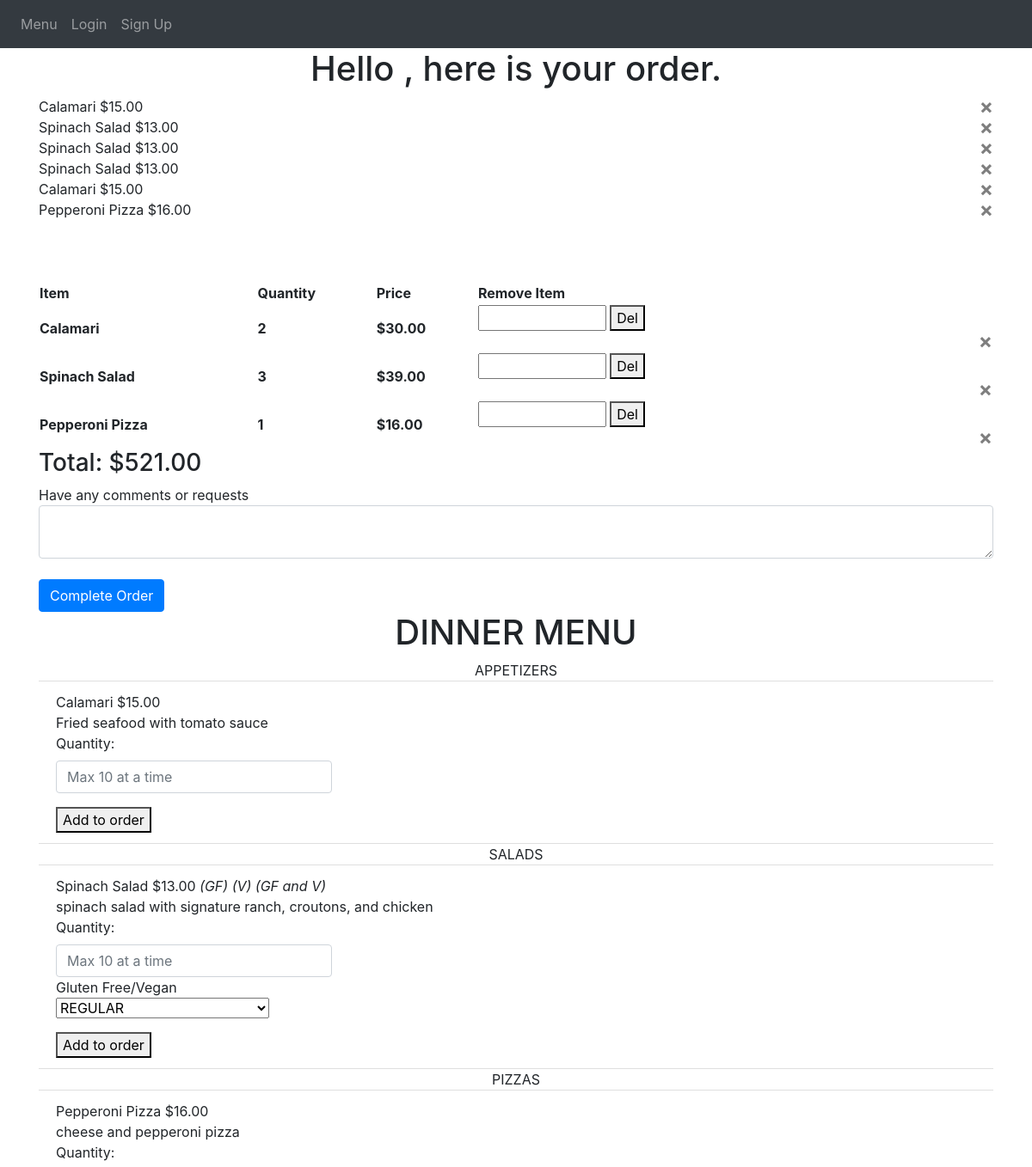
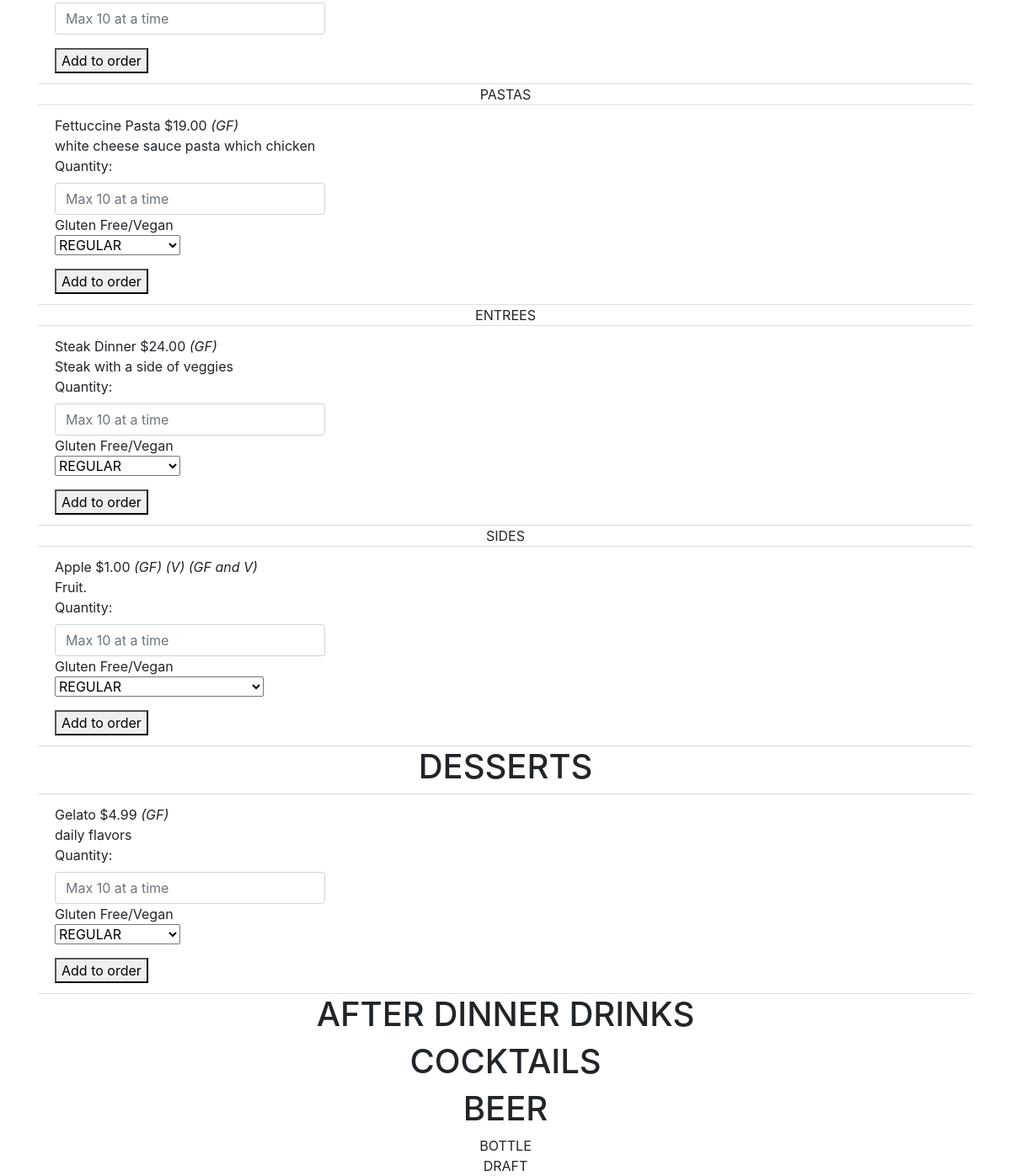
/refresh-order, run on the app's committed database (2 pictures, top to bottom).
### avanzareApp/models.py (models this page shows)
class Menu_order(db.Model):
    id = db.Column(db.Integer, primary_key=True)
    name = db.Column(db.String(150))
    price = db.Column(db.String(150))
    description = db.Column(db.String(10000))
    menu_type = db.Column(db.String(150))
    gluten_free = db.Column(db.String(150))
    vegan = db.Column(db.String(150))
    date = db.Column(db.DateTime(timezone=True), default=func.now())
    order_id = db.Column(db.Integer, db.ForeignKey('order.id'))

class Order(db.Model):
    id = db.Column(db.Integer, primary_key=True)
    name = db.Column(db.String(150))
    comment = db.Column(db.String(10000))
    total = db.Column(db.Float)
    date = db.Column(db.DateTime(timezone=True), default=func.now())
    user_id = db.Column(db.Integer, db.ForeignKey('user.id'))
    is_active = db.Column(db.String(10))
    items = db.relationship('Menu_order')

class Menu(db.Model):
    id = db.Column(db.Integer, primary_key=True)
    name = db.Column(db.String(150), unique=True)
    price = db.Column(db.String(150))
    description = db.Column(db.String(10000))
    menu_type = db.Column(db.String(150))
    gluten_free = db.Column(db.String(150))
    vegan = db.Column(db.String(150))
    date = db.Column(db.DateTime(timezone=True), default=func.now())
    user_id = db.Column(db.Integer, db.ForeignKey('user.id'))

### avanzareApp/views.py (the view, shortened to what this page needs)
@views.route('/refresh-order', methods=['GET', 'POST'])
def refresh_order():
    new_order = db.session.query(Order).order_by(Order.id.desc()).first()
    user = User.query.filter(User.email == 'headChef@gmail.com').first()
    items = Menu.query.filter_by(user_id=user.id).order_by(Menu.name).all()
    return render_template("order.html", items=items, new_order=new_order, user=current_user)

### avanzareApp/templates/order.html (shortened to what this page needs)
{% extends "base.html" %} {% block title %}Home{% endblock %}
{% block content %}
    <h1 align="center"> Hello {{ user.first_name }}, here is your order. </h1>
{% for item in new_order.items %}
    {{ item.name }}
    {% set tmp = "$" + (item.price | string) %}
    {{ tmp }}
    <button type="button" class="close" onClick="deleteOrderItem({{ item.id }})">
        <span aria-hidden="true">&times;</span>
    </button>
    <br />
{% endfor %}
{% set lst =  [] %}
<table style="width:100%">
          <tr>
              <th>Item</th>
              <th>Quantity</th>
              <th>Price</th>
              <th>Remove Item</th>
          </tr>
{% for item in new_order.items %}
    {% set count = namespace(value=0) %}
    {% set print_once = 1 %}
    {% if item.name not in lst %}
        {% for item_count in new_order.items %}
            {% if item.name == item_count.name %}
                {% set count.value = count.value + 1 %}
            {% endif %}
        {% endfor %}
        {% if print_once == 1 %}
            <tr>
            <th>{{ item.name }}</th>
            <th>{{ count.value }}</th>
            {% set tmp = (item.price | int) %}
            <th>{{ "${:,.2f}".format(count.value * tmp) }}</th>
                <th>
                    <form action="/add-to-order/{{ new_order.id }}" method="POST">
                        <input style="width: 25%"
                                type="delete_quantity"
                               id="delete_quantity"
                               name="delete_quantity"/>
                        <button>Del</button>
                    </form>
                <button type="button" class="close" onClick="deleteOrderItem({{ item.id }})">
                    <span aria-hidden="true">&times;</span>
                </button>
                </th>
            </tr>
        <br />
        {% endif %}
        {% set print_once = 1 %}
    {% endif %}
{% endfor %}
</table>
{% if "${:,.2f}".format(new_order.total) == "$-0.00" %}
   <h3>Total: $0.00</h3>
{% else %}
    <h3>Total: {{ "${:,.2f}".format(new_order.total) }}</h3>
{% endif %}
<form method="POST">
    <div>Have any comments or requests</div>
    <textarea name="comment" id="comment" class="form-control"></textarea>
    <br />
    <button type="submit" class="btn btn-primary">Complete Order</button>
</form>
    <h1 align="center"> DINNER MENU </h1>
        <ul class="list-group list-group-flush" id="items">
            {% set gf = "(GF)" %}
            {% set v = "(V)" %}
            {% set gfv = "(GF and V)" %}
            {% set print_once = 1 %}
            {% for menu in ["APPETIZERS", "SALADS", "PIZZAS", "PASTAS", "ENTREES", "SIDES", "DESSERT MENU", "AFTER DINNER DRINKS", "COCKTAILS", "BOTTLE", "DRAFT"] %}
                {% if print_once == 1 %}
                    {% if menu == "DESSERT MENU" %}
                        <h1 align="center"> DESSERTS </h1>
                        {% set print_once = 0 %}
                    {% elif menu == "AFTER DINNER DRINKS" %}
                        <h1 align="center"> AFTER DINNER DRINKS </h1>
                        {% set print_once = 0 %}
                    {% elif menu == "COCKTAILS" %}
                        <h1 align="center"> COCKTAILS </h1>
                        {% set print_once = 0 %}
                    {% elif menu == "BOTTLE" %}
                        <h1 align="center"> BEER </h1>
                        <div align="center">{{ menu }}</div>
                        {% set print_once = 0 %}
                    {% else %}
                        <div align="center">{{ menu }}</div>
                        {% set print_once = 0 %}
                    {% endif %}
                {% endif %}
              {% for item in items %}
                    {% if item.menu_type == menu %}
                      <li class="list-group-item">
                          {{ item.name }}
                          {% set tmp = "$" + (item.price | string) %}
                          {{ tmp }}
                          {% if item.gluten_free == "GLUTEN FREE" %}
                            <i>{{ gf }}</i>
                          {% endif %}
                          {% if item.vegan == "VEGAN" %}
                              <i>{{ v }}</i>
                          {% endif %}
                          {% if (item.gluten_free == "GLUTEN FREE") and (item.vegan == "VEGAN") %}
                              <i>{{ gfv }}</i>
                          {% endif %}
                          <br />
                          {{ item.description }}
                          <br />
                          <form action="/add-to-order/{{ new_order.id }}" method="POST">
                              <div class="form-group">
                                    <label for="quantity">Quantity: </label>
                                    <input  style="width: 30%"
                                            type="quantity"
                                            class="form-control"
                                            id="quantity"
                                            name="quantity"
                                            placeholder="Max 10 at a time"
                                    />
                                  {% if (item.gluten_free == "GLUTEN FREE") or (item.vegan == "VEGAN") %}
                                    <div>Gluten Free/Vegan</div>
                                    <select class="selectpicker" type="dish_accommodation" id="dish_accommodation" name="dish_accommodation">
                                      <optgroup label="CHOOSE ONE" >
                                          <option>REGULAR</option>
                                      </optgroup>
                                    </select>
                                  {% endif %}
                              </div>
                              <button>Add to order</button>
                          </form>
                      </li>
                    {% endif %}
              {% endfor %}
            {% set print_once = 1 %}
            {% endfor %}
        </ul>
{% endblock %}

### data on the page
Menu_order: name "Calamari", tmp "$15.00", value "2", value "$30.00"
Menu_order: name "Spinach Salad", tmp "$13.00", value "3", value "$39.00"
Menu_order: name "Spinach Salad", tmp "$13.00"
Menu_order: name "Spinach Salad", tmp "$13.00"
Menu_order: name "Calamari", tmp "$15.00"
Menu_order: name "Pepperoni Pizza", tmp "$16.00", value "1", value "$16.00"
Order: total "$521.00"
Menu: name "Calamari", tmp "$15.00", description "Fried seafood with tomato sauce"
Menu: name "Spinach Salad", tmp "$13.00", gf "(GF)", v "(V)", gfv "(GF and V)", description "spinach salad with signature ranch, croutons, and chicken"
Menu: name "Pepperoni Pizza", tmp "$16.00", description "cheese and pepperoni pizza"
Menu: name "Fettuccine Pasta", tmp "$19.00", gf "(GF)", description "white cheese sauce pasta which chicken"
Menu: name "Steak Dinner", tmp "$24.00", gf "(GF)", description "Steak with a side of veggies"
Menu: name "Apple", user "$1.00", gf "(GF)", v "(V)", gfv "(GF and V)", description "Fruit."
Menu: name "Gelato", tmp "$4.99", gf "(GF)", description "daily flavors"

### other printed values
{{ menu }} "APPETIZERS" "SALADS" "PIZZAS" "PASTAS" "ENTREES" "SIDES" "DRAFT"
{{ menu }} "BOTTLE"
